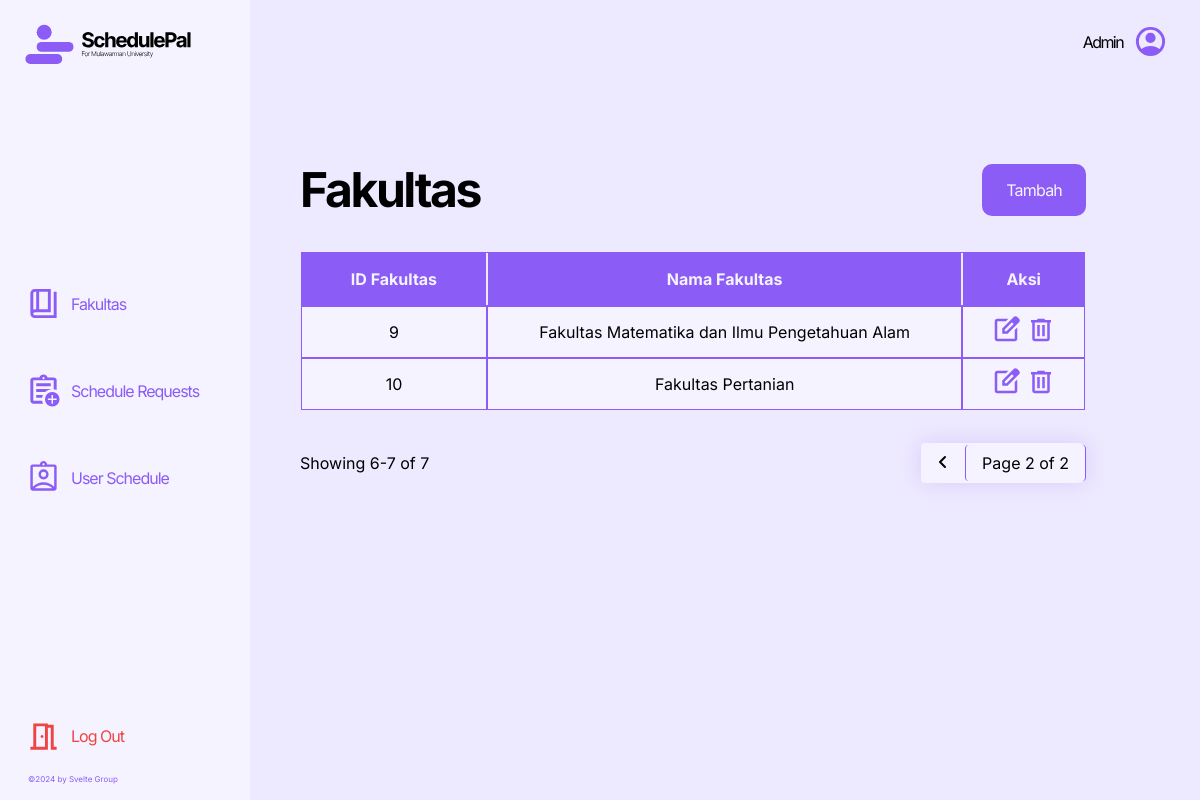
The page /fakultas.php?page=2 (signed in) on the database its author committed.
### tables this page shows
CREATE TABLE `fakultas` (
  `id_fakultas` int NOT NULL,
  `nama_fakultas` varchar(50) NOT NULL,
  PRIMARY KEY (`id_fakultas`)
);

### fakultas.php (the view, shortened to what this page needs)
<?php
include 'include/function.php';
$perpage = 5;
$page = isset($_GET['page']) ? (int) $_GET['page'] : 1;
$offset = ($page - 1) * $perpage;
$query = "SELECT * FROM fakultas LIMIT $perpage OFFSET $offset";
$result = $conn->query($query);
$totalitemsquery = $conn->query("SELECT COUNT(*) as total FROM fakultas");
$totalitems = $totalitemsquery->fetch_assoc()['total'];
$totalpages = ceil($totalitems / $perpage);
?>
<!DOCTYPE html>
<html lang="en">
<head>
    <link rel="stylesheet" href="styles/table.css">
</head>
<body>
    <?php
    include "templates/sidebar.php";
    ?>
    <div class="content">
        <div class="header">
            <h1>Fakultas</h1>
            <a href="tambah_fakultas.php">
                <button>Tambah</button>
            </a>
        </div>
        <table class="table">
            <thead>
                <tr>
                    <th>ID Fakultas</th>
                    <th>Nama Fakultas</th>
                    <th>Aksi</th>
                </tr>
            </thead>
            <tbody>
                <?php while ($row = $result->fetch_assoc()): ?>
                    <tr>
                        <td><?= $row['id_fakultas'] ?></td>
                        <td><?= $row['nama_fakultas'] ?></td>
                        <td>
                            <a href="edit_fakultas.php?id=<?= $row['id_fakultas'] ?>">
                                <button></button>
                            </a>
                            <a href="delete_fakultas.php?id=<?= $row['id_fakultas'] ?>"
                            onclick="return confirm('Apakah Anda yakin ingin menghapus Data Fakultas ini?');">
                                <button><svg xmlns="http://www.w3.org/2000/svg" height="30px" viewBox="0 -960 960 960"
                                        width="30px" fill="#8B5CF6">
                                        <path
                                            d="M280-120q-33 0-56.5-23.5T200-200v-520h-40v-80h200v-40h240v40h200v80h-40v520q0 33-23.5 56.5T680-120H280Zm400-600H280v520h400v-520ZM360-280h80v-360h-80v360Zm160 0h80v-360h-80v360ZM280-720v520-520Z" />
                                    </svg></button>
                            </a>
                        </td>
                    </tr>
                <?php endwhile; ?>
            </tbody>
        </table>
        <div class="bottom-container">
            <p>Showing <?= $offset + 1 ?>-<?= min($offset + $perpage, $totalitems) ?> of <?= $totalitems ?></p>
            <div class="pagination">
                <?php if ($page > 1): ?>
                    <a href="?page=<?= $page - 1 ?>">
                        <button type="button">
                            <svg xmlns="http://www.w3.org/2000/svg" width="12" height="12" viewBox="0 0 24 24">
                                <path fill="none" stroke="currentColor" stroke-linecap="round" stroke-linejoin="round"
                                    stroke-width="2" d="m14 7l-5 5l5 5" />
                            </svg>
                        </button>
                    </a>
                <?php endif; ?>
                <p>Page <?= $page ?> of <?= $totalpages ?></p>
            </div>
        </div>
    </div>
</body>
</html>

### styles/table.css (style rules this page uses)
* { margin: 0; padding: 0; box-sizing: border-box; font-family: "Inter", sans-serif; text-decoration: none; }
:root { --primary: #8b5cf6; --primary-hover: #6d28d9; --black: #000000; --secondary: #f5f3ff; --background-admin: #ede9fe; --input: #ddd6fe; --negative: #ef4444; --negative-hover: #dc2626; }
.content { position: absolute; width: 65.5vw; left: 25%; top: 9rem; display: flex; flex-direction: column; gap: 1rem; }
.header h1 { font-weight: 700; font-size: 3rem; color: var(--black); letter-spacing: -0.15rem; }
.header button { background-color: var(--primary); border: none; font-size: 1rem; padding: 1rem 1.5rem; border-radius: 10px; color: var(--secondary); letter-spacing: -0.05rem; transition: 0.15s; }
thead { background-color: var(--primary); color: var(--secondary); font-size: 1rem; font-weight: 400; outline: 1px solid var(--primary); }
thead th { padding: 1rem 2rem; }
tbody { background-color: var(--secondary); }
tbody td { outline: 1px solid var(--primary); padding: 0.5rem; align-items: center; text-align: center; }
.bottom-container { display: flex; flex-direction: row; justify-content: space-between; align-items: center; }
.pagination { background-color: var(--secondary); display: flex; align-items: center; width: fit-content; border-radius: 8px; color: var(--black); box-shadow: 0px 0px 20px rgba(139, 92, 246, 20%); }
.pagination p { padding: 0.5rem 1rem; border-right: 1px solid var(--primary); border-radius: 4px; border-left: 1px solid var(--primary); }
.pagination svg { scale: 2; }
.pagination button { padding: 12px 16px; color: var(--black); background-color: var(--secondary); cursor: pointer; border: none; }
.pagination button:first-child { border-radius: 4px 0 0 4px; }
.pagination button:last-child { border-radius: 4px; }

### styles/style.css (style rules this page uses)
* { margin: 0; padding: 0; box-sizing: border-box; font-family: "Inter", sans-serif; text-decoration: none; }
:root { --primary: #8b5cf6; --primary-hover: #6d28d9; --black: #000000; --secondary: #f5f3ff; --background-admin: #ede9fe; --input: #ddd6fe; --negative: #ef4444; --negative-hover: #dc2626; }
body { background-color: var(--background-admin); }
.content { position: absolute; width: 65.5vw; left: 25%; top: 10rem; display: flex; flex-direction: column; gap: 2rem; }
.header { display: flex; justify-content: space-between; align-items: center; }
.header h1 { font-weight: 700; font-size: 3rem; color: var(--black); letter-spacing: -0.15rem; }
.header button { background-color: var(--primary); border: none; font-size: 1rem; padding: 1rem 1.5rem; border-radius: 10px; color: var(--secondary); letter-spacing: -0.05rem; transition: 0.15s; }

### rows shown on the page
fakultas: id_fakultas "9", nama_fakultas "Fakultas Matematika dan Ilmu Pengetahuan Alam"
fakultas: id_fakultas "10", nama_fakultas "Fakultas Pertanian"

### other values the page prints
$offset + 1 "6"
min($offset + $perpage, $totalitems) "7"
$totalitems "7"
$page "2"
$totalpages "2"
